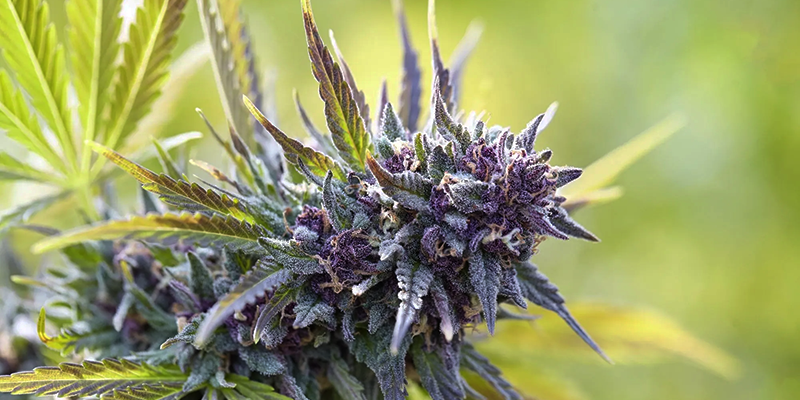
#> input picture Aula_02.1/planta.png, 800 x 400 px, found by its file name
$ python app.py
#> lines starting #> are read from the running program, lines starting #| are printed output that depends on the picture; long printed decimals are rounded
import cv2
import numpy as np

BREAK_EXECUTION_OF_CODE = 0
DEFINE_SAME_DEEP_ORIGINAL_IMAGE = -1

image_rgb = cv2.imread(r"C:\Users\perry\Documents\Facul\7 SEM\VisaoComputacional\Aula_02.1\planta.png", cv2.IMREAD_COLOR)
#> image_rgb is the input picture: shape (400, 800, 3); mean B, G, R 103.4, 156.8, 151.2

kernel = np.array([
    [0, -1, 0],
    [-1, 5, -1],
    [0, -1, 0]
])

def show_images(originalImage, chandegImage, cv2):
    cv2.imshow("Original", originalImage)
    cv2.imshow("Modificada", chandegImage)
    cv2.waitKey(BREAK_EXECUTION_OF_CODE)
    cv2.destroyAllWindows()


#cv2.filter2D (src, ddepth, kernel, ...)
# src -> faz referencia a imagem de entrada
# ddepth -> Profundidade da imagem de saida, quando ela recebe
# -1, a profundidade de saída se mantém igual a de entrada
# kernel -> define a operação de convolução

# convolução -> um deslizamento de um pequeno kernel(ou mascara)
# na imagem principal
# cada pixel da imagem é submetido a uma soma ponderada com o kernel
# isso resulta em efeitos como "suavização, realce, e boras
# detectação de contorno, entre outros"

'''
image_sharped = cv2.filter2D(
    image_rgb,
    DEFINE_SAME_DEEP_ORIGINAL_IMAGE,
    kernel
)
show_images(
    image_rgb,
    image_sharped,
    cv2
)
'''

## Equalização ded Histograma
image_cinza = cv2.imread(
    './planta/png',
    cv2.IMREAD_GRAYSCALE
)
image_eq = cv2.equalizeHist(image_cinza)

# show_images(image_cinza, image_eq, cv2)


# REDIRECIONAMENTO DE IMAGENS
# (altera o tamanho)
image_rend = cv2.resize(image_rgb, (300,500))
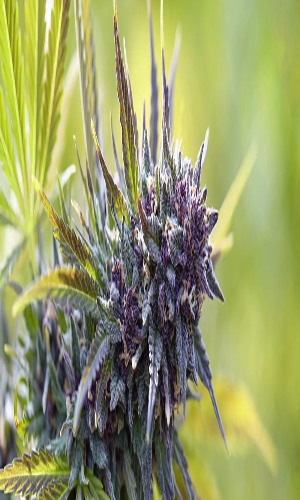
#> image_rend: shape (500, 300, 3); mean B, G, R 103.3, 156.7, 151.1

#show_images(
#    image_rgb,
#    image_rend,
#    cv2
#)

# ROTACIONAR IMAGENS

(h, w) = image_rgb.shape[:2]
#> h = 400; w = 800
centro = (w / 2, h /2)
#> centro = (400, 200)

# função getRotationMatrix2D utilizada para fazer
# rotação em duas dimensões
# cv2.getRotationMatrix2D(center, angle, scale)
# center -> é o centro da imagem
# angle -> é o ângulo em graus
# scale -> fator de escalagem da imagem, 1 mantem a imagem no tamanho
# normal

# retorno da função é uma matriz M 2x3
# que pode ser aplicada a função warpAffine

matriz_rotacao = cv2.getRotationMatrix2D(
    centro,
    45,
    1.0
)

print("Matriz Rotação")
print(matriz_rotacao)
#| [[  0.7071   0.7071 -24.264]
#|  [ -0.7071   0.7071 341.421]]

image_rotation = cv2.warpAffine(
    image_rgb,
    matriz_rotacao,
    (h, h)
)
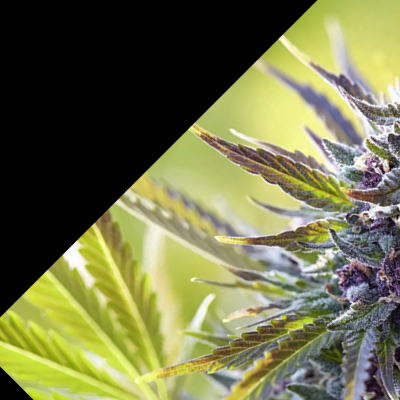
#> image_rotation: shape (400, 400, 3); mean B, G, R 75.3, 115.6, 114.2

show_images(
    image_rgb,
    image_rotation,
    cv2
)
